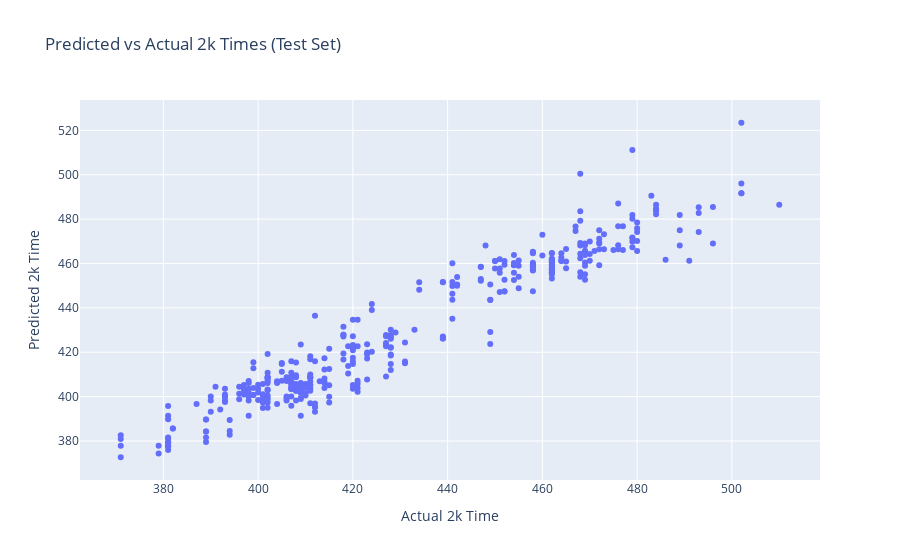

This figure's notebook cell:
### Code cell
from sklearn.model_selection import train_test_split
from sklearn.neural_network import MLPRegressor
from sklearn.metrics import mean_squared_error, r2_score
import pandas as pd
import plotly.express as px

# Load the data
encoded_df = pd.read_csv("encoded_df.csv")

# Define the target (y) and features (X)
X = encoded_df.drop(columns=['2k tijd'])  # All columns except '2k tijd'
y = encoded_df['2k tijd']  # Target variable

# Split the data into training, validation, and testing sets (70% train, 20% validation, 10% test)
X_train, X_temp, y_train, y_temp = train_test_split(X, y, test_size=0.3, random_state=42)
X_val, X_test, y_val, y_test = train_test_split(X_temp, y_temp, test_size=0.3, random_state=42)

# Initialize the MLPRegressor model
model = MLPRegressor(hidden_layer_sizes=(128, 64, 32), activation='identity', solver='adam', max_iter=1000, random_state=42)

# Train the model on the training set
model.fit(X_train, y_train)

# Predict on the validation data
y_val_pred = model.predict(X_val)

# Predict on the test data
y_test_pred = model.predict(X_test)

# Calculate and print the mean squared error on validation and test sets
mse_val = mean_squared_error(y_val, y_val_pred)
mse_test = mean_squared_error(y_test, y_test_pred)

# Calculate and print the R^2 score on validation and test sets
r2_val = r2_score(y_val, y_val_pred)
r2_test = r2_score(y_test, y_test_pred)

print(f"Validation Mean Squared Error: {mse_val}")
print(f"Test Mean Squared Error: {mse_test}")
print(f"Validation R^2 Score: {r2_val}")
print(f"Test R^2 Score: {r2_test}")

# Optional: Plot predicted vs actual values for test data
data = pd.DataFrame()
data['Actual'] = y_test.values
data['Predicted'] = y_test_pred
p = px.scatter(data, x='Actual', y='Predicted', title="Predicted vs Actual 2k Times (Test Set)",
               labels={"Actual": "Actual 2k Time", "Predicted": "Predicted 2k Time"})
p.show()

### Figure 1 — Plotly figure (JSON) as saved in the notebook; plotly's stock layout.template omitted (floating-point values rounded to 4 significant figures; data arrays with more than 128 entries replaced by an {"elided": "..."} marker saying what was removed)
{"data": [{"hovertemplate": "Actual 2k Time=%{x}<br>Predicted 2k Time=%{y}<extra></extra>", "legendgroup": "", "marker": {"color": "#636efa", "symbol": "circle"}, "mode": "markers", "name": "", "orientation": "v", "showlegend": false, "type": "scatter", "x": {"elided": "389 int values"}, "xaxis": "x", "y": {"elided": "389 float values"}, "yaxis": "y"}], "layout": {"legend": {"tracegroupgap": 0}, "title": {"text": "Predicted vs Actual 2k Times (Test Set)"}, "xaxis": {"anchor": "y", "domain": [0, 1], "title": {"text": "Actual 2k Time"}}, "yaxis": {"anchor": "x", "domain": [0, 1], "title": {"text": "Predicted 2k Time"}}}}
